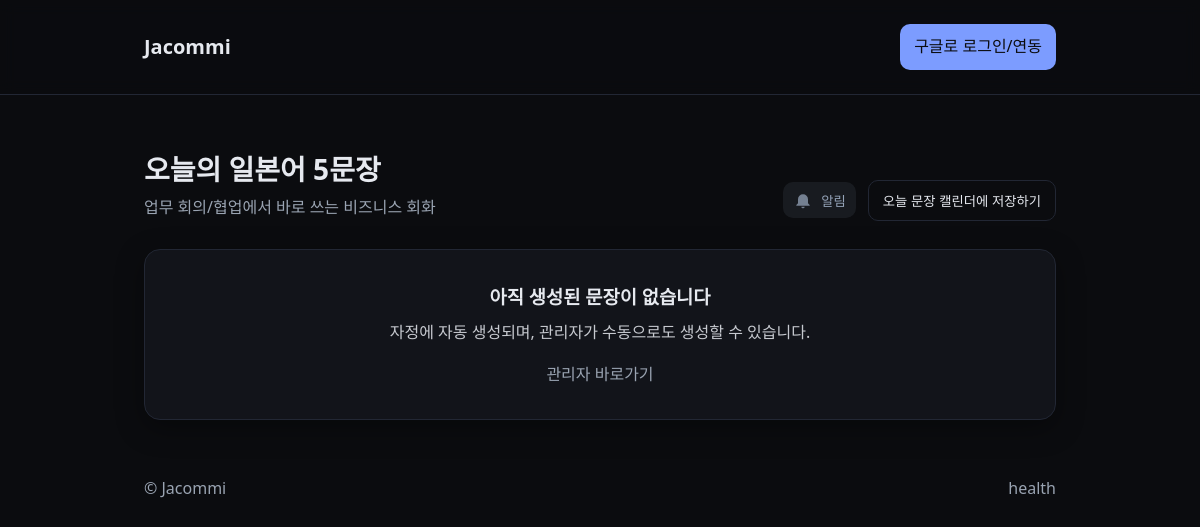
Before: / with the older database file.
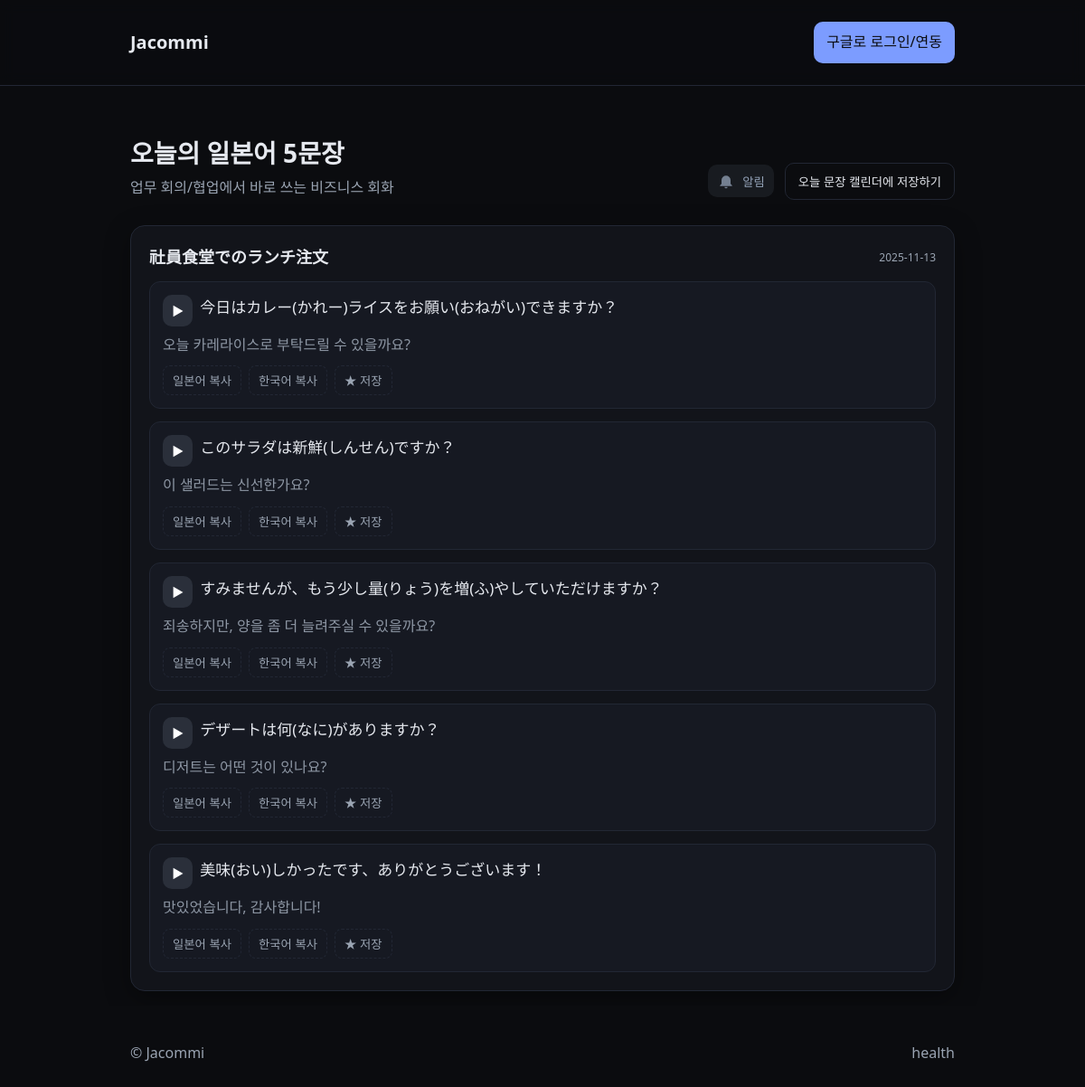
After: the same page with the newer database file.
### core/models.py (models this page shows, shortened)
class DailySet(models.Model):
    date = models.DateField(unique=True)
    topic = models.CharField(max_length=120, blank=True, default="")
    payload = models.JSONField()  # {date, topic, sentences[ {jp,ko} x5 ], meta}
    created_at = models.DateTimeField(auto_now_add=True)

### core/views.py (the view)
# urls.py: path("", today_page, name="today"),
def today_page(request):
    ds = DailySet.objects.filter(date=timezone.localdate()).first()
    ga = None
    if request.user.is_authenticated:
        ga = GoogleAccount.objects.filter(user=request.user).first()
    return render(request, "index.html", {
        "payload": ds.payload if ds else None,
        "ga": ga,
    })

### templates/index.html (shortened to what this page needs)
{% load static %}
<!doctype html>
<html lang="ko">
<head>
  <link rel="stylesheet" href="{% static 'styles.css' %}">
</head>
<body>
  <header class="appbar">
  <div class="container appbar__inner">
    <h1 class="brand">Jacommi</h1>
    <nav class="appbar__right">
      {% if request.user.is_authenticated and ga and ga.photo_url %}
        <a class="avatar" href="/mypage" title="나의 문장 보기 ({{ ga.email }})">
          <img src="{{ ga.photo_url }}" alt="{{ ga.email }}">
        </a>
      {% elif request.user.is_authenticated %}
        <a class="avatar avatar--fallback" href="/mypage" title="나의 문장 보기 ({{ request.user.email|default:request.user.username }})">
          <span>{{ request.user.username|first|upper }}</span>
        </a>
      {% else %}
        <a class="btn btn--primary" href="/api/auth/google/login">
          구글로 로그인/연동
        </a>
      {% endif %}
    </nav>
  </div>
</header>
  <main class="container fade-in">
    <section class="hero">
      <div>
        <h2 class="title">오늘의 일본어 5문장</h2>
        <p class="subtitle">업무 회의/협업에서 바로 쓰는 비즈니스 회화</p>
      </div>
      <div class="actions">
        <button id="notifToggle" class="icon-btn bell off" aria-pressed="false" title="알림 꺼짐">
          <svg viewBox="0 0 24 24" width="20" height="20" aria-hidden="true">
            <path d="M12 22a2 2 0 0 0 2-2h-4a2 2 0 0 0 2 2Zm6-6v-5a6 6 0 1 0-12 0v5l-2 2v1h16v-1l-2-2Z" fill="currentColor" opacity="0.75"/>
          </svg>
          <span class="label">알림</span>
        </button>
        <button id="saveTodayBtn" class="btn btn--ghost">오늘 문장 캘린더에 저장하기</button>
      </div>
    </section>
    {% if payload %}
  <section class="card">
    <div class="card__header">
      <h3 class="topic">{{ payload.topic }}</h3>
      <span class="badge">{{ payload.date }}</span>
    </div>
    <ol class="sentences">
      {% for s in payload.sentences %}
      <li class="sentence">
        <div class="sentence__ja">
          <button class="icon-btn" aria-label="재생" onclick="speakJa('{{ s.jp|escapejs }}')">▶︎</button>
          <span class="ja">{{ s.jp }}</span>
        </div>
        <div class="sentence__ko">{{ s.ko }}</div>
        <div class="sentence__tools">
          <button class="tool" onclick="navigator.clipboard.writeText('{{ s.jp|escapejs }}');">일본어 복사</button>
          <button class="tool" onclick="navigator.clipboard.writeText('{{ s.ko|escapejs }}');">한국어 복사</button>
          <button
            class="tool save-sent-btn"
            data-idx="{{ forloop.counter0 }}"
            data-date="{{ payload.date }}"
            data-topic="{{ payload.topic }}"
            data-jp="{{ s.jp|escapejs }}"
            data-ko="{{ s.ko|escapejs }}"
          >
            ★ 저장
          </button>
        </div>
      </li>
      {% endfor %}
    </ol>
  </section>
{% else %}
  <section class="empty card">
    <h3>아직 생성된 문장이 없습니다</h3>
    <p>자정에 자동 생성되며, 관리자가 수동으로도 생성할 수 있습니다.</p>
    <a class="link subtle" href="/admin/">관리자 바로가기</a>
  </section>
{% endif %}
  </main>
  <footer class="container footer">
    <span class="muted">© Jacommi</span>
    <a class="link subtle" href="/health">health</a>
  </footer>
</body>
</html>

### static/styles.css (style rules this page uses)
:root { --bg:#0b0c0f; --panel:#12141a; --panel-2:#161922; --text:#e6e9ef; --muted:#9aa4b2; --primary:#7c9cff; --success:#3ddc97; --border:#222734; --shadow:0 8px 28px rgba(0,0,0,.35); --radius:16px; }
* { box-sizing:border-box }
html,body { margin:0;padding:0;background:var(--bg);color:var(--text);font:16px/1.6 ui-sans-serif,system-ui,-apple-system,Segoe UI,Roboto,Apple SD Gothic Neo,Noto Sans KR,Apple Color Emoji }
.container { max-width:960px;margin:0 auto;padding:24px }
a { color:var(--primary);text-decoration:none }
.link.subtle { color:var(--muted) }
.muted { color:var(--muted) }
.appbar { position:sticky;top:0;background:rgba(11,12,15,.7);backdrop-filter:saturate(160%) blur(8px);border-bottom:1px solid var(--border);z-index:5 }
.appbar__inner { display:flex;align-items:center;gap:16px;justify-content:space-between }
.brand { font-size:20px;margin:0 }
.appbar__right { display:flex;gap:12px;align-items:center }
.btn { background:var(--panel-2);border:1px solid var(--border);color:var(--text);padding:10px 14px;border-radius:10px;cursor:pointer }
.btn--primary { background:var(--primary);color:#0b0c0f;border:none }
.btn--ghost { background:transparent;border:1px solid var(--border) }
.hero { display:flex;align-items:end;justify-content:space-between;gap:16px;margin:28px 0 }
.title { margin:0 0 4px 0;font-size:28px }
.subtitle { margin:0;color:var(--muted) }
.actions { display:flex;gap:10px;flex-wrap:wrap }
.card { background:var(--panel);border:1px solid var(--border);border-radius:var(--radius);box-shadow:var(--shadow);padding:20px }
.card__header { display:flex;align-items:center;gap:10px;justify-content:space-between;margin-bottom:6px }
.topic { margin:0;font-size:18px }
.badge { font-size:12px;color:var(--muted) }
.sentences { list-style:none;margin:12px 0 0 0;padding:0;display:grid;gap:14px }
.sentence { padding:14px;border-radius:12px;background:var(--panel-2);border:1px solid var(--border) }
.sentence__ja { display:flex;gap:8px;align-items:flex-start;font-size:17px }
.sentence__ko { margin-top:6px;color:var(--muted) }
.sentence__tools { display:flex;gap:8px;margin-top:10px }
.tool { background:transparent;border:1px dashed var(--border);color:var(--muted);padding:6px 10px;border-radius:8px;cursor:pointer }
.icon-btn { background:#2a2f3a;border:none;color:#fff;border-radius:8px;padding:6px 10px;cursor:pointer }
.footer { display:flex;justify-content:space-between;align-items:center;padding:32px 24px;color:var(--muted) }
.fade-in { animation:fade .28s ease both }
.icon-btn { display:flex; align-items:center; gap:8px; padding:8px 10px; border-radius:10px; }
.icon-btn.bell.off { color:#94a3b8; background: rgba(148, 163, 184, 0.1); }
.actions { display:flex; gap:12px; align-items:center; margin-left:auto; }
.sentence__ja { display:flex; gap:8px; align-items:flex-start; }
.sentence__ja .ja { line-height:1.6; }
.sentence__ko { margin-top:8px; opacity:.9; }
.sentence__tools { display:flex; gap:8px; margin-top:10px; }

Changed rows visible on the page:
added DailySet: topic "社員食堂でのランチ注文"
Other visible differences:
{{ payload.date }}: (not shown) → "2025-11-13"
new list line: "▶︎ 今日はカレー(かれー)ライスをお願い(おねがい)できますか？ 오늘 카레라이스로 부탁드릴 수 있을까요? 일본어 복사 한국어 복사 ★ 저장"
new list line: "▶︎ このサラダは新鮮(しんせん)ですか？ 이 샐러드는 신선한가요? 일본어 복사 한국어 복사 ★ 저장"
new list line: "▶︎ すみませんが、もう少し量(りょう)を増(ふ)やしていただけますか？ 죄송하지만, 양을 좀 더 늘려주실 수 있을까요? 일본어 복사 한국어 복사 ★ 저장"
new list line: "▶︎ デザートは何(なに)がありますか？ 디저트는 어떤 것이 있나요? 일본어 복사 한국어 복사 ★ 저장"
new list line: "▶︎ 美味(おい)しかったです、ありがとうございます！ 맛있었습니다, 감사합니다! 일본어 복사 한국어 복사 ★ 저장"
text no longer shown: "아직 생성된 문장이 없습니다 자정에 자동 생성되며, 관리자가 수동으로도 생성할 수 있습니다. 관리자 바로가기"
